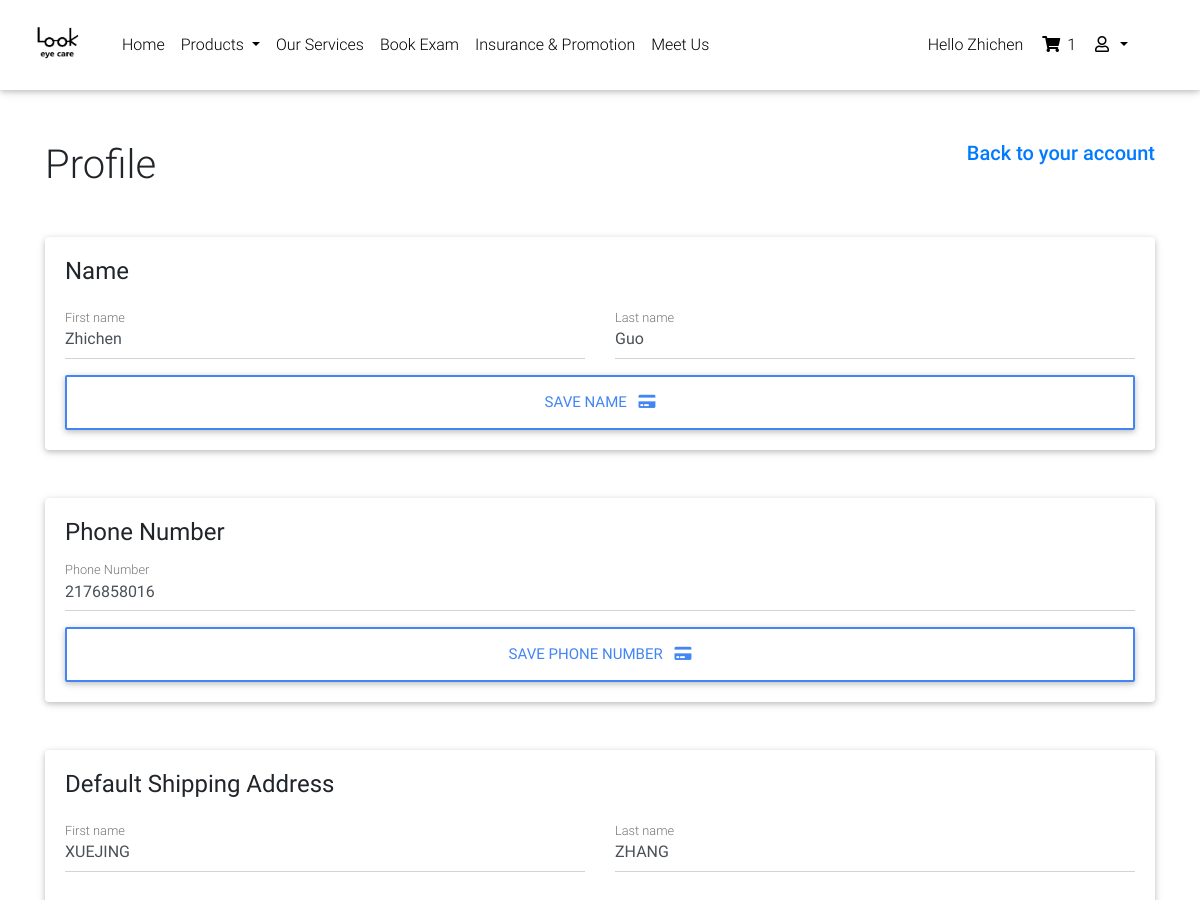
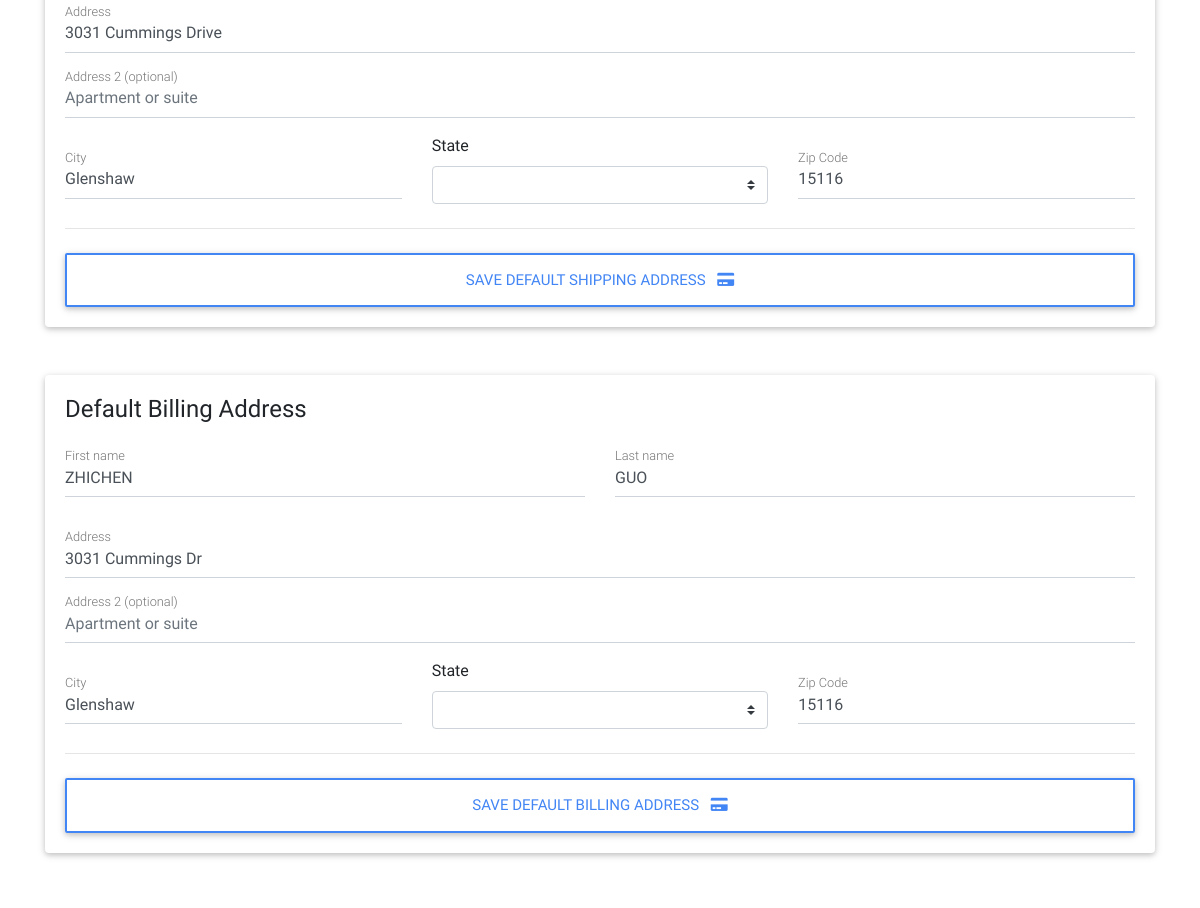
Page /account/edit_profile/ (signed in, upper part) on the earlier database version (2 pictures, top to bottom).
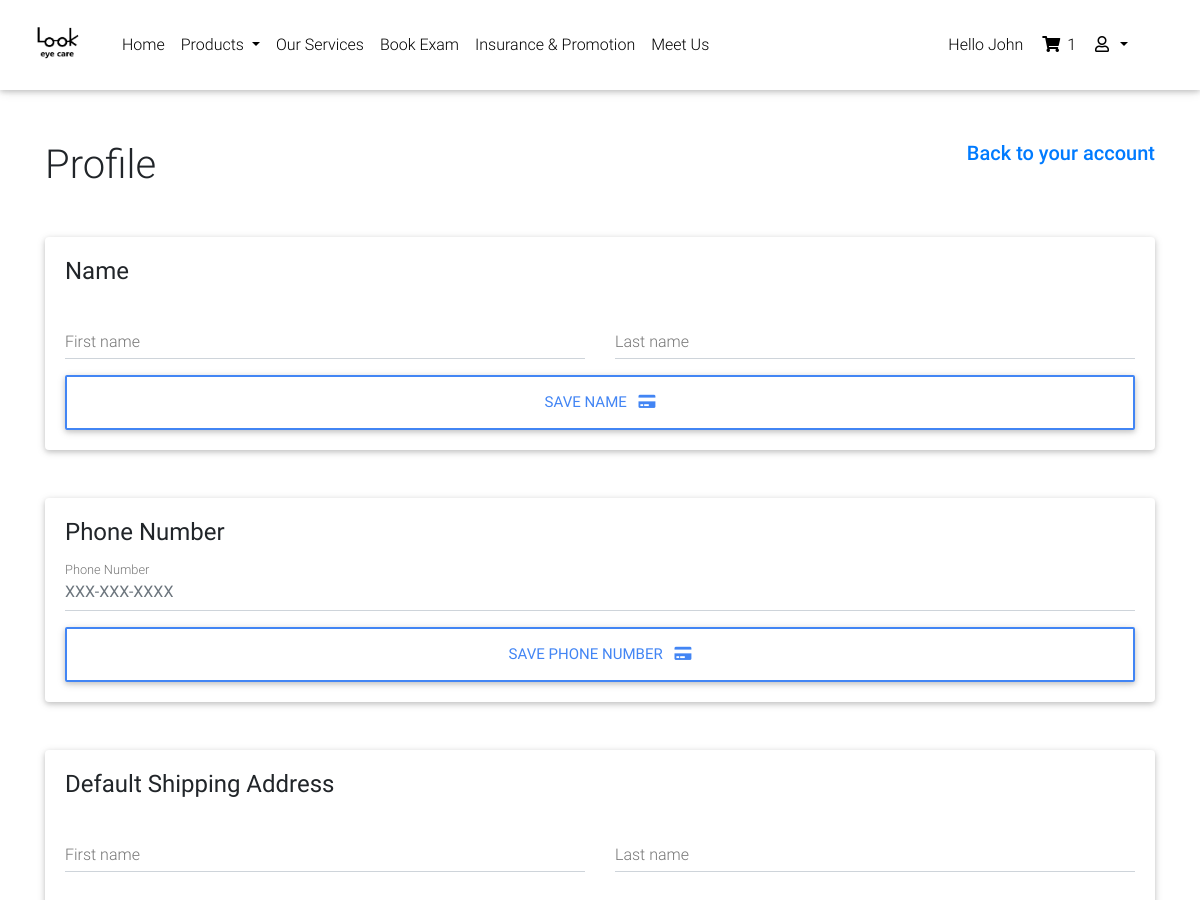
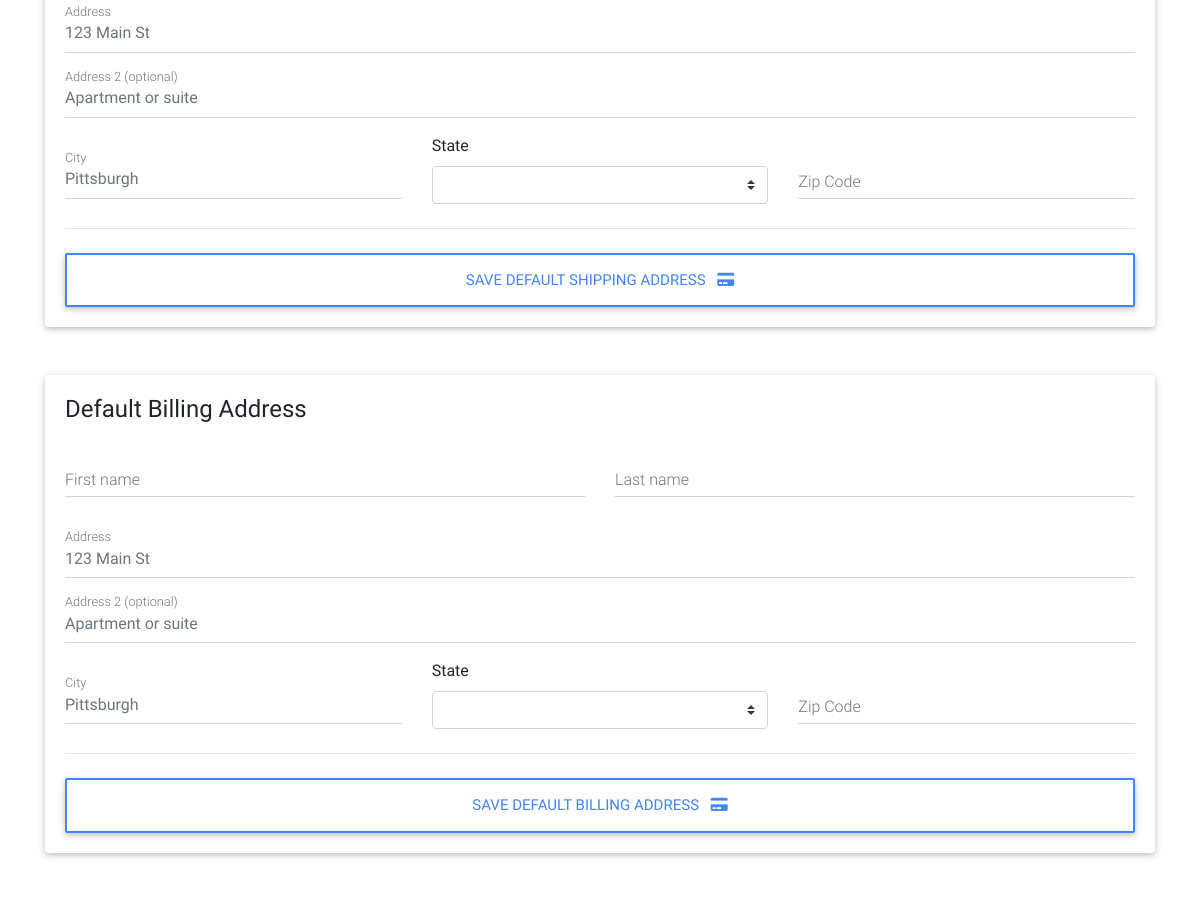
Same page on the later database version (2 pictures, top to bottom).
### core/models.py (models this page shows)
class User(AbstractUser):
    def __str__(self):
        return self.username

class Profile(models.Model):
    user = models.OneToOneField(settings.AUTH_USER_MODEL, related_name='profile', on_delete=models.CASCADE)
    default_shipping_address = models.ForeignKey(Address, related_name='default_shipping_address',
                                                 on_delete=models.CASCADE, blank=True, null=True)
    default_billing_address = models.ForeignKey(Address, related_name='default_billing_address',
                                                on_delete=models.CASCADE, blank=True, null=True)
    phone_num = models.CharField(max_length=50, blank=True, null=True)

### shopping/models.py (models this page shows, shortened)
class Cart(models.Model):
    user = models.OneToOneField(settings.AUTH_USER_MODEL, related_name='cart', on_delete=models.CASCADE)
    items = models.ManyToManyField(CartItem)
    shipping_address = models.ForeignKey(
        'Address', related_name='cart_shipping_address', on_delete=models.SET_NULL, blank=True, null=True)
    billing_address = models.ForeignKey(
        'Address', related_name='cart_billing_address', on_delete=models.SET_NULL, blank=True, null=True)
    coupon = models.ForeignKey(
        'Coupon', on_delete=models.SET_NULL, blank=True, null=True)

class Address(models.Model):
    user = models.ForeignKey(settings.AUTH_USER_MODEL, on_delete=models.CASCADE)
    first_name = models.CharField(max_length=100, blank=True)
    last_name = models.CharField(max_length=200, blank=True)
    street_address = models.CharField(max_length=150)
    apartment_address = models.CharField(max_length=150, blank=True, null=True)
    city = models.CharField(max_length=100, blank=True, null=True)
    state = models.CharField(choices=CONTIGUOUS_STATES, max_length=2)
    zipcode = models.CharField(max_length=22)
    address_type = models.CharField(max_length=1, choices=ADDRESS_CHOICES)
    class Meta:
        verbose_name_plural = 'Addresses'

### core/views.py (the view, shortened to what this page needs)
# urls.py: path('edit_profile/', EditProfileView.as_view(), name='edit_profile'),
class EditProfileView(View):
    template_name = 'profile/edit_profile.html'
    def get(self, *args, **kwargs):
        profile = get_object_or_404(Profile, user=self.request.user)
        form = EditProfileForm()
        context = {
            'profile': profile,
            'form': form,
            'states_choices': CONTIGUOUS_STATES,
        }
        return render(self.request, self.template_name, context)

### core/forms.py
class EditProfileForm(forms.Form):
    first_name = forms.CharField(required=False)
    last_name = forms.CharField(required=False)
    phone_num = forms.CharField(required=False)
    shipping_first_name = forms.CharField(required=False)
    shipping_last_name = forms.CharField(required=False)
    shipping_street_address = forms.CharField(required=False)
    shipping_apartment_address = forms.CharField(required=False)
    shipping_city = forms.CharField(required=False)
    shipping_state = forms.CharField(required=False)
    shipping_zipcode = forms.CharField(required=False)
    billing_first_name = forms.CharField(required=False)
    billing_last_name = forms.CharField(required=False)
    billing_street_address = forms.CharField(required=False)
    billing_apartment_address = forms.CharField(required=False)
    billing_city = forms.CharField(required=False)
    billing_state = forms.CharField(required=False)
    billing_zipcode = forms.CharField(required=False)

### shopping/templatetags/cart_template_tags.py (called while the page is built)
@register.filter
def cart_item_count(user):
    if user.is_authenticated:
        qs = Cart.objects.filter(user=user)
        if qs.exists():
            return qs[0].items.count()
    return 0

### templates/profile/edit_profile.html (shortened to what this page needs)
{% extends "base.html" %}
{% load i18n %}
{% block content %}
  <div>
    <span><a href="{% url 'core:profile' %}" class="float-lg-right h5">Back to your account</a></span>
    <span><h1 class="mb-5">{% trans "Profile" %}</h1></span>
  </div>
  <div class="card mt-5">
    <form method="POST" class="card-body">
      <h4>Name</h4>
      <div class="row">
        <div class="col-md-6">
          <div class="md-form mb-lg-3">
            <input type='text' id='first_name' name='first_name' class='form-control'
                   value="{{ profile.user.first_name }}"/>
            <label for="first_name" class="">First name</label>
          </div>
        </div>
        <div class="col-md-6">
          <div class="md-form mb-lg-3">
            <input type='text' id='last_name' name='last_name' class='form-control'
                   value="{{ profile.user.last_name }}"/>
            <label for="last_name" class="">Last name</label>
          </div>
        </div>
      </div>
      <div class="text-center">
        <button class="btn btn-outline-primary btn-lg h-auto btn-block" type="submit" name="save_name">
          Save Name
          <i class="fas fa-credit-card ml-2"></i>
        </button>
      </div>
    </form>
  </div>
  <div class="card mt-5">
    <form method="POST" class="card-body">
      <h4>Phone Number</h4>
      <div class="md-form mb-lg-3">
        <input type='text' placeholder='XXX-XXX-XXXX' id='phone_num' name='phone_num' class='form-control'
               {% if profile.phone_num %}value="{{ profile.phone_num }}{% endif %}"/>
        <label for="phone_num" class="">Phone Number</label>
      </div>
      <div class="text-center">
        <button class="btn btn-outline-primary btn-lg h-auto btn-block" type="submit" name="save_phone">
          Save Phone Number
          <i class="fas fa-credit-card ml-2"></i>
        </button>
      </div>
    </form>
  </div>
  <div class="card mt-5">
    <form method="POST" class="card-body">
      <h4>Default Shipping Address</h4>
      <div class="row">
        <div class="col-md-6">
          <div class="md-form mb-lg-3">
            <input type='text' id='shipping_first_name' name='shipping_first_name' class='form-control'
                   value="{{ profile.default_shipping_address.first_name }}"/>
            <label for="shipping_first_name" class="">First name</label>
          </div>
        </div>
        <div class="col-md-6">
          <div class="md-form mb-lg-3">
            <input type='text' id='shipping_last_name' name='shipping_last_name' class='form-control'
                   value="{{ profile.default_shipping_address.last_name }}"/>
            <label for="shipping_last_name" class="">Last name</label>
          </div>
        </div>
      </div>
      <div class="md-form mb-lg-3">
        <input type='text' placeholder='123 Main St' id='shipping_street_address'
               name='shipping_street_address' class='form-control'
               value="{{ profile.default_shipping_address.street_address }}"/>
        <label for="shipping_street_address" class="">Address</label>
      </div>
      <div class="md-form mb-lg-3">
        <input type='text' placeholder='Apartment or suite' id='shipping_apartment_address'
               name='shipping_apartment_address' class='form-control'
               value="{{ profile.default_shipping_address.apartment_address }}"/>
        <label for="shipping_apartment_address" class="">Address 2 (optional)</label>
      </div>
      <div class="row">
        <div class="col-lg-4 col-md-2">
          <div class="md-form mb-2">
            <input type='text' placeholder='Pittsburgh' id='shipping_city' name='shipping_city'
                   class='form-control' value="{{ profile.default_shipping_address.city }}"/>
            <label for="shipping_city" class="">City</label>
          </div>
        </div>
        <div class="col-lg-4 col-md-12 mb-2">
          <label for="shipping_state">State</label>
          <select class='custom-select d-block w-100' id='shipping_state' name='shipping_state'>
          </select>
        </div>
        <div class="col-lg-4 col-md-6">
          <div class="md-form mb-2">
            <input type='text' id='shipping_zipcode' name='shipping_zipcode' class='form-control'
                   value="{{ profile.default_shipping_address.zipcode }}"/>
            <label for="shipping_zipcode" class="">Zip Code</label>
          </div>
        </div>
      </div>
      <hr class="mb-4">
      <div class="text-center">
        <button class="btn btn-outline-primary btn-lg h-auto btn-block" type="submit" name="save_shipping">
          Save Default Shipping Address
          <i class="fas fa-credit-card ml-2"></i>
        </button>
      </div>
    </form>
  </div>
  <div class="card mt-5">
    <form method="POST" class="card-body">
      <h4>Default Billing Address</h4>
      <div class="row">
        <div class="col-md-6">
          <div class="md-form mb-lg-3">
            <input type='text' id='shipping_first_name' name='billing_first_name' class='form-control'
                   value="{{ profile.default_billing_address.first_name }}"/>
            <label for="shipping_first_name" class="">First name</label>
          </div>
        </div>
        <div class="col-md-6">
          <div class="md-form mb-lg-3">
            <input type='text' id='shipping_last_name' name='billing_last_name' class='form-control'
                   value="{{ profile.default_billing_address.last_name }}"/>
            <label for="shipping_last_name" class="">Last name</label>
          </div>
        </div>
      </div>
      <div class="md-form mb-lg-3">
        <input type='text' placeholder='123 Main St' id='billing_street_address'
               name='billing_street_address' class='form-control'
               value="{{ profile.default_billing_address.street_address }}"/>
        <label for="billing_street_address" class="">Address</label>
      </div>
      <div class="md-form mb-lg-3">
        <input type='text' placeholder='Apartment or suite' id='billing_apartment_address'
               name='billing_apartment_address' class='form-control'
               value="{{ profile.default_billing_address.apartment_address }}"/>
        <label for="billing_apartment_address" class="">Address 2 (optional)</label>
      </div>
      <div class="row">
        <div class="col-lg-4 col-md-2">
          <div class="md-form mb-2">
            <input type='text' placeholder='Pittsburgh' id='billing_city' name='billing_city'
                   class='form-control' value="{{ profile.default_billing_address.city }}"/>
            <label for="billing_city" class="">City</label>
          </div>
        </div>
        <div class="col-lg-4 col-md-12 mb-2">
          <label for="billing_state">State</label>
          <select class='custom-select d-block w-100' id='billing_state' name='billing_state'>
          </select>
        </div>
        <div class="col-lg-4 col-md-6">
          <div class="md-form mb-2">
            <input type='text' id='billing_zipcode' name='billing_zipcode' class='form-control'
                   value="{{ profile.default_billing_address.zipcode }}"/>
            <label for="billing_zipcode" class="">Zip Code</label>
          </div>
        </div>
      </div>
      <hr class="mb-4">
      <div class="text-center">
        <button class="btn btn-outline-primary btn-lg h-auto btn-block" type="submit" name="save_billing">
          Save Default billing Address
          <i class="fas fa-credit-card ml-2"></i>
        </button>
      </div>
    </form>
  </div>
{% endblock %}

### templates/base.html (shortened to what this page needs)
{% load static %}
<!DOCTYPE html>
<html lang="en">
<head>
  <link rel="stylesheet" href="https://use.fontawesome.com/releases/v5.11.2/css/all.css">
  <link href="{% static 'css/bootstrap.min.css' %}" rel="stylesheet">
  <link href="{% static 'css/mdb.min.css' %}" rel="stylesheet">
  <link href="{% static 'css/style.min.css' %}" rel="stylesheet">
</head>
<body>
<div>
  {% include "navbar.html" %}
</div>
<div style="padding-top:10px">
</div>
<div class="container" style="padding-top:50px; padding-bottom:50px">
  {% block content %}
  {% endblock content %}
</div>
</body>
</html>

### templates/navbar.html (shortened to what this page needs)
{% load static %}
{% load cart_template_tags %}
<nav class="navbar fixed-top navbar-expand-lg navbar-light white scrolling-navbar">
  <div class="collapse navbar-collapse" id="navbarSupportedContent">
    <a class="nav-link" href="{% url 'website:home' %}">
      <img class="navbar-brand" src="{% static 'img/logo.jpg' %}" height="50px" width="50px">
    </a>
    <ul class="navbar-nav mr-auto">
      <li class="nav-item">
        <a class="nav-link" href="{% url 'website:home' %}">Home<span class="sr-only">(current)</span></a>
      </li>
      <li class="nav-item dropdown">
        <a class="nav-link dropdown-toggle" href="#" id="navbarDropdown" role="button" data-toggle="dropdown"
           aria-haspopup="true" aria-expanded="false">
          Products
        </a>
      </li>
      <li class="nav-item">
        <a class="nav-link" href="{% url 'website:our_services' %}">Our Services</a>
      </li>
      <li class="nav-item">
        <a class="nav-link" href="{% url 'website:book_exam' %}" target="_blank">Book Exam</a>
      </li>
      <li class="nav-item">
        <a class="nav-link" href="{% url 'website:insurance_promotion' %}">Insurance & Promotion</a>
      </li>
      <li class="nav-item">
        <a class="nav-link" href="{% url 'website:meet_us' %}">Meet Us</a>
      </li>
    </ul>
    <ul class="navbar-nav mr-5">
      {% if request.user.is_authenticated %}
        <li class="nav-item">
          {% if request.user.get_short_name != '' %}
            <a class="nav-link" style="color: black">Hello {{ request.user.get_short_name }}</a>
          {% else %}
            <a class="nav-link" style="color: black">Hello {{ request.user.username }}</a>
          {% endif %}
        </li>
        <li class="nav-item">
          <a class="nav-link" href="{% url 'shopping:cart' %}">
            <i class="fas fa-shopping-cart"></i>
            {{ request.user|cart_item_count }}
          </a>
        </li>
        <li class="nav-item dropdown">
          <a class="nav-link dropdown-toggle" href="#" id="navbarDropdown" role="button" data-toggle="dropdown"
             aria-haspopup="true" aria-expanded="false">
            <i class="far fa-user"></i>
          </a>
        </li>
      {% endif %}
    </ul>
  </div>
</nav>

### templates/footer.html (shortened to what this page needs)
{% load static %}

Differences in the rows shown:
changed User id 1: first_name "Zhichen" → empty (drawn); user.username (not shown) → "John"; user.get_short_name "Zhichen" → (not shown)
changed Profile: phone_num "2176858016" → (not shown); first_name "Zhichen" → (not shown); last_name "Guo" → (not shown); shipping_first_name "XUEJING" → (not shown); shipping_last_name "ZHANG" → (not shown); shipping_street_address "3031 Cummings Drive" → (not shown); shipping_city "Glenshaw" → (not shown); shipping_zipcode "15116" → (not shown); billing_first_name "ZHICHEN" → (not shown); billing_last_name "GUO" → (not shown); billing_street_address "3031 Cummings Dr" → (not shown); billing_city "Glenshaw" → (not shown); billing_zipcode "15116" → (not shown)
